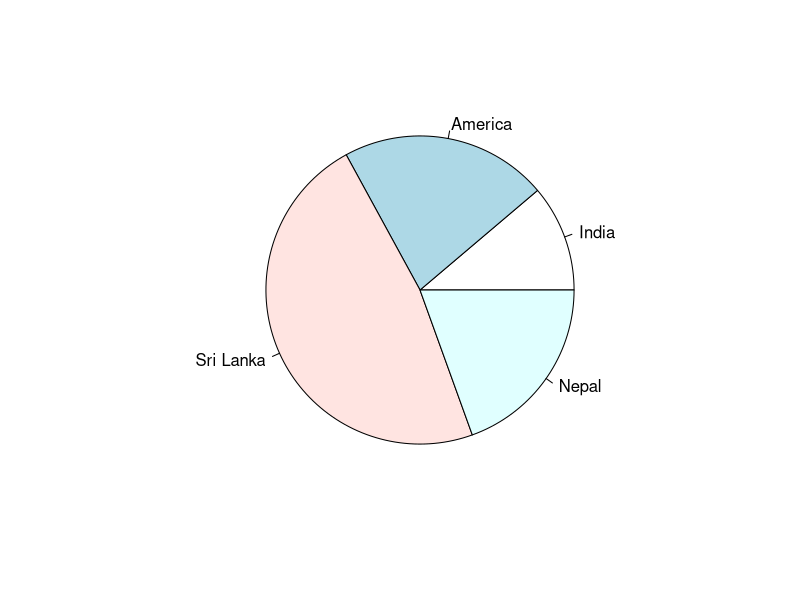

Reproduce this figure in R.
cat("\nPie chart : \n")
cat("Coconut Production:")
data <- c(29039040, 56483902, 123434368, 50567843)
labels <- c("India", "America", "Sri Lanka", "Nepal")

pie(data, labels)